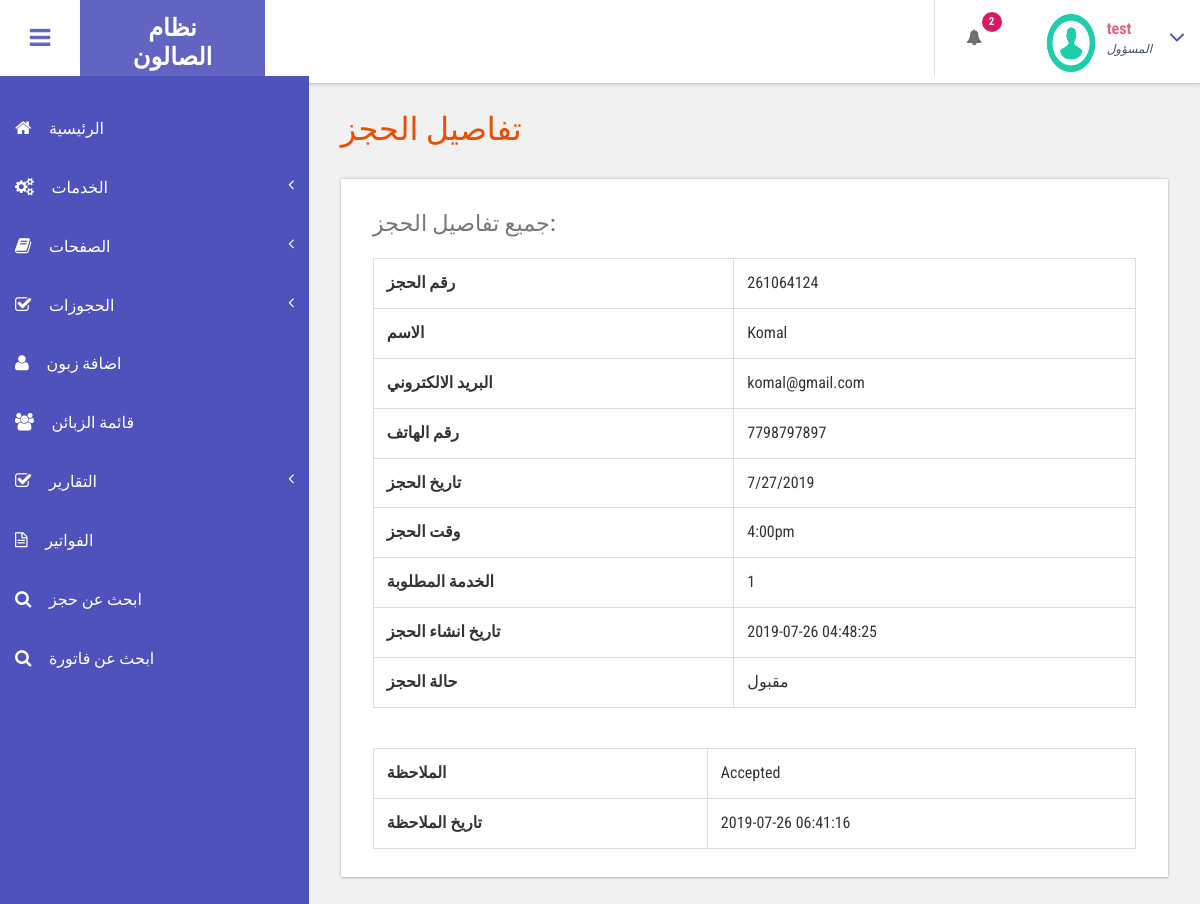
Screenshot of /admin/view-appointment.php?viewid=1 (signed in) with the database file from the repository.
### tables this page shows
CREATE TABLE `tblappointment` (
  `ID` int(10) NOT NULL,
  `AptNumber` varchar(80) DEFAULT NULL,
  `Name` varchar(120) DEFAULT NULL,
  `Email` varchar(120) DEFAULT NULL,
  `PhoneNumber` bigint(11) DEFAULT NULL,
  `AptDate` varchar(120) DEFAULT NULL,
  `AptTime` varchar(120) DEFAULT NULL,
  `Services` varchar(120) DEFAULT NULL,
  `ApplyDate` timestamp NULL DEFAULT current_timestamp(),
  `Remark` varchar(250) NOT NULL,
  `Status` varchar(50) NOT NULL,
  `RemarkDate` timestamp NOT NULL DEFAULT '0000-00-00 00:00:00' ON UPDATE current_timestamp()
);

### admin/view-appointment.php (the view, shortened to what this page needs)
<?php
include('includes/dbconnection.php');
    if (strlen($_SESSION['bpmsaid']==0)) {
  header('location:logout.php');
  } else{
  ?>
<!DOCTYPE HTML>
<html>
<head>
<link href="css/bootstrap.css" rel='stylesheet' type='text/css' />
<link href="css/style.css" rel='stylesheet' type='text/css' />
<link href="css/font-awesome.css" rel="stylesheet">
<link href="css/animate.css" rel="stylesheet" type="text/css" media="all">
<link href="css/custom.css" rel="stylesheet">
</head>
<body class="cbp-spmenu-push">
	<div class="main-content">
		 <?php include_once('includes/sidebar.php');?>
		 <?php include_once('includes/header.php');?>
		<div id="page-wrapper">
			<div class="main-page">
				<div class="tables">
					<h3 class="title1">تفاصيل الحجز</h3>
					<div class="table-responsive bs-example widget-shadow">
						<h4>جميع تفاصيل الحجز:</h4>
						<?php
$cid=$_GET['viewid'];
$ret=mysqli_query($con,"select * from tblappointment where ID='$cid'");
while ($row=mysqli_fetch_array($ret)) {
?>
						<table class="table table-bordered">
							<tr>
    <th>رقم الحجز</th>
    <td><?php  echo $row['AptNumber'];?></td>
  </tr>
  <tr>
<th>الاسم</th>
    <td><?php  echo $row['Name'];?></td>
  </tr>
<tr>
    <th>البريد الالكتروني</th>
    <td><?php  echo $row['Email'];?></td>
  </tr>
   <tr>
    <th>رقم الهاتف</th>
    <td><?php  echo $row['PhoneNumber'];?></td>
  </tr>
   <tr>
    <th>تاريخ الحجز</th>
    <td><?php  echo $row['AptDate'];?></td>
  </tr>
<tr>
    <th>وقت الحجز</th>
    <td><?php  echo $row['AptTime'];?></td>
  </tr>
  <tr>
    <th>الخدمة المطلوبة</th>
    <td><?php  echo $row['Services'];?></td>
  </tr>
  <tr>
    <th>تاريخ انشاء الحجز</th>
    <td><?php  echo $row['ApplyDate'];?></td>
  </tr>
<tr>
    <th>حالة الحجز</th>
    <td> <?php
if($row['Status']=="1")
{
  echo "مقبول";
}
     ;?></td>
  </tr>
						</table>
							<?php if($row['Remark']==""){ ?>
<form name="submit" method="post" enctype="multipart/form-data">
<tr>
    <th>الملاحظة :</th>
    <td>
    <textarea name="remark" placeholder="" rows="12" cols="14" class="form-control wd-450" required="true"></textarea></td>
   </tr>
  <tr>
    <th>حالة الحجز :</th>
    <td>
   <select name="status" class="form-control wd-450" required="true" >
   <option value="">اختار</option>
   <option value="1">قبول</option>
     <option value="2">رفض</option>
   </select></td>
  </tr>
  <tr align="center">
    <td colspan="2"><button type="submit" name="submit" class="btn btn-az-primary pd-x-20">تحديث</button></td>
  </tr>
  </form>
<?php } else { ?>
						<table class="table table-bordered">
							<tr>
    <th>الملاحظة</th>
    <td><?php echo $row['Remark']; ?></td>
  </tr>
<tr>
<th>تاريخ الملاحظة</th>
<td><?php echo $row['RemarkDate']; ?>  </td></tr>
						</table>
						<?php } ?>
						<?php } ?>
					</div>
				</div>
			</div>
		</div>
	</div>
</body>
</html>
<?php }  ?>

### admin/includes/header.php (shortened to what this page needs)
<div class="sticky-header header-section ">
      <div class="header-left">
        <button id="showLeftPush"><i class="fa fa-bars"></i></button>
        <div class="logo">
          <a href="index.html">
            <h1>نظام </h1>
            <h1>الصالون </h1>
          </a>
        </div>
        <div class="clearfix"> </div>
      </div>
      <div class="header-right">
        <div class="profile_details_left">
          <ul class="nofitications-dropdown">
            <?php
$ret1=mysqli_query($con,"select ID,Name from  tblappointment where Status=''");
$num=mysqli_num_rows($ret1);
?>
            <li class="dropdown head-dpdn">
              <a href="#" class="dropdown-toggle" data-toggle="dropdown" aria-expanded="false"><i class="fa fa-bell"></i><span class="badge blue"><?php echo $num;?></span></a>
            </li>
          </ul>
          <div class="clearfix"> </div>
        </div>
        <div class="profile_details">
        <?php
$adid=$_SESSION['bpmsaid'];
$ret=mysqli_query($con,"select AdminName from tbladmin where ID='$adid'");
$row=mysqli_fetch_array($ret);
$name=$row['AdminName'];
?>
          <ul>
            <li class="dropdown profile_details_drop">
              <a href="#" class="dropdown-toggle" data-toggle="dropdown" aria-expanded="false">
                <div class="profile_img">
                  <span class="prfil-img"><img src="images/download (1).png" alt="" width="50" height="60"> </span>
                  <div class="user-name">
                    <p><?php echo $name; ?></p>
                    <span>المسؤول</span>
                  </div>
                  <i class="fa fa-angle-down lnr"></i>
                  <div class="clearfix"></div>
                </div>
              </a>
            </li>
          </ul>
        </div>
      </div>
      <div class="clearfix"> </div>
    </div>

### admin/css/style.css (style rules this page uses)
h4, h5, h6, h1, h2, h3 { margin: 0; }
ul, ol { margin: 0; }
p { margin: 0; }
html, body { font-family: 'Roboto Condensed', sans-serif; font-size: 100%; overflow-x: hidden; background: #fff; }
body a { transition: 0.5s all ease; -webkit-transition: 0.5s all ease; -moz-transition: 0.5s all ease; -o-transition: 0.5s all ease; -ms-transition: 0.5s all ease; text-decoration:none; }
h1,h2,h3,h4,h5,h6 { margin:0; }
p { margin:0; }
ul,label { margin:0; padding:0; }
.main-content { position: relative; }
.sticky-header { position: fixed; top: 0; left:0px; width: 100%; z-index: 100; }
.header-section { background:#FFF; box-shadow: 1px 1px 4px rgba(0, 0, 0, 0.21); -webkit-box-shadow: 1px 1px 4px rgba(0, 0, 0, 0.21); -moz-box-shadow: 1px 1px 4px rgba(0, 0, 0, 0.21); -o-box-shadow: 1px 1px 4px rgba(0, 0, 0, 0.21); }
.header-section::after { clear: both; display: block; content: ''; }
.header-left { float: left; width: 45%; }
.header-right { float: right; }
button#showLeftPush { font-size: 1.5em; width: 80px; padding: 0.87em 0; text-align: center; cursor: pointer; float: left; color: #6F6F6F; -moz-transition: all 0.2s ease-out 0s; -webkit-transition: all 0.2s ease-out 0s; transition: all 0.2s ease-out 0s; border: none; background-color: #fff; outline:none; }
.cbp-spmenu-push { overflow-x: hidden; position: relative; }
.cbp-spmenu, .cbp-spmenu-push { -webkit-transition: all 0.3s ease; -moz-transition: all 0.3s ease; transition: all 0.3s ease; }
.cbp-spmenu-push div#page-wrapper { margin: 0 0 0 19.3em; transition:.5s all; -webkit-transition:.5s all; -moz-transition:.5s all; }
.fa { display: inline-block; font-family: FontAwesome; font-style: normal; font-weight: normal; line-height: 1; -webkit-font-smoothing: antialiased; -moz-osx-font-smoothing: grayscale; }
.logo { background: #6164C1; text-align: center; float: left; }
.logo a { padding: 0.9em 3.3em .7em; display: block; text-decoration: none; }
.logo a h1 { color: #fff; font-size: 1.5em; line-height: 1.2em; font-weight: 700; }
.profile_details_left { float: left; }
li.dropdown.head-dpdn { display: inline-block; padding: 1.7em 0; border-left: 1px solid #E0E0E0; float: left; }
li.dropdown.head-dpdn a.dropdown-toggle { padding: 1.7em 2em; }
i.fa.fa-bell { color:#6F6F6F; }
.header-right span.badge { font-size: 11px; font-weight: bold; color: #FFF; background: #8BC34A; line-height: 15px; width: 20px; height: 20px; border-radius: 2em; -webkit-border-radius: 2em; -moz-border-radius: 2em; -o-border-radius: 2em; text-align: center; display: inline-block; position: absolute; top: 16%; padding: 2px 0 0; }
.header-right span.blue { background-color:#D81B60; }
.profile_details { float: right; }
.profile_details_drop a.dropdown-toggle { display:block; padding: 0.8em 3em 0 2em; }
.profile_img span.prfil-img { float:left; }
.user-name { float:left; margin-top:8px; margin-left:11px; height:35px; }
.profile_details ul li { list-style-type:none; position:relative; }
.profile_details li a i.fa.lnr { position: absolute; top: 34%; right: 8%; color: #4F52BA; font-size: 1.6em; }
.user-name p { font-size:1em; color:#DD6777; line-height:1em; font-weight:700; }
.user-name span { font-size: .75em; font-style: italic; color: #424f63; font-weight: normal; margin-top: .3em; }
.widget-shadow { background-color: #fff; box-shadow: 0 -1px 3px rgba(0,0,0,.12),0 1px 2px rgba(0,0,0,.24); -webkit-box-shadow: 0 -1px 3px rgba(0,0,0,.12),0 1px 2px rgba(0,0,0,.24); -moz-box-shadow: 0 -1px 3px rgba(0,0,0,.12),0 1px 2px rgba(0,0,0,.24); }
h3.title1 { font-size: 2em; color: #e94e02; margin-bottom: 0.8em; }
.table > thead > tr > th, .table > tbody > tr > th, .table > tfoot > tr > th, .table > thead > tr > td, .table > tbody > tr > td, .table > tfoot > tr > td { border-top: none; }
.tables h4 { font-size: 1.4em; margin-bottom: 1em; color: #777777; }
.tables .panel-body ,.tables .bs-example { padding: 2em 2em 0.5em; }
.tables .table > thead > tr > th, .tables .table > tbody > tr > th, .tables .table > tfoot > tr > th, .tables .table > thead > tr > td, .tables .table > tbody > tr > td, .tables .table > tfoot > tr > td { padding: 13px; border-top: 1px solid #E0E0E0; }
.bs-example { margin-top: 2em; }

### admin/css/custom.css (style rules this page uses)
#page-wrapper { padding:7em 2em 2.5em; background-color: #F1F1F1; }

### rows the page displays
tblappointment: AptNumber "261064124", Name "Komal", Email "komal@gmail.com", PhoneNumber "7798797897", AptDate "7/27/2019", AptTime "4:00pm", Services "1", ApplyDate "2019-07-26 04:48:25", Status "مقبول", Remark "Accepted", RemarkDate "2019-07-26 06:41:16"

### other values shown
$num "2"
$name "test"
